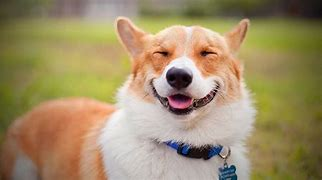
#> input picture ch_2/dog.jpg, 322 x 180 px
$ python ch2_4.py
#> lines starting #> are read from the running program, lines starting #| are printed output that depends on the picture; after the words box and inside, x2 and y2 are one past the last pixel; in counts of white or black regions, pixels touching at a corner belong together
# 修改一個區塊的影像像素 BGR
import cv2

img = cv2.imread("dog.jpg")
#> img is the input picture: shape (180, 322, 3); mean B, G, R 104.3, 142.2, 160.4
cv2.imshow("Original Image", img)
for y in range(img.shape[0] - 50, img.shape[0]):
    for x in range(img.shape[1] - 50, img.shape[1]):
        img[y, x] = [255, 255, 255]
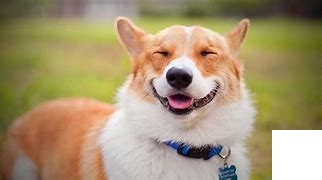
#> img: shape (180, 322, 3); 4.31% of pixels changed, all inside (x1, y1, x2, y2) = (272, 130, 322, 180)
cv2.imshow("After the change", img)
cv2.waitKey(0)
cv2.destroyAllWindows()
